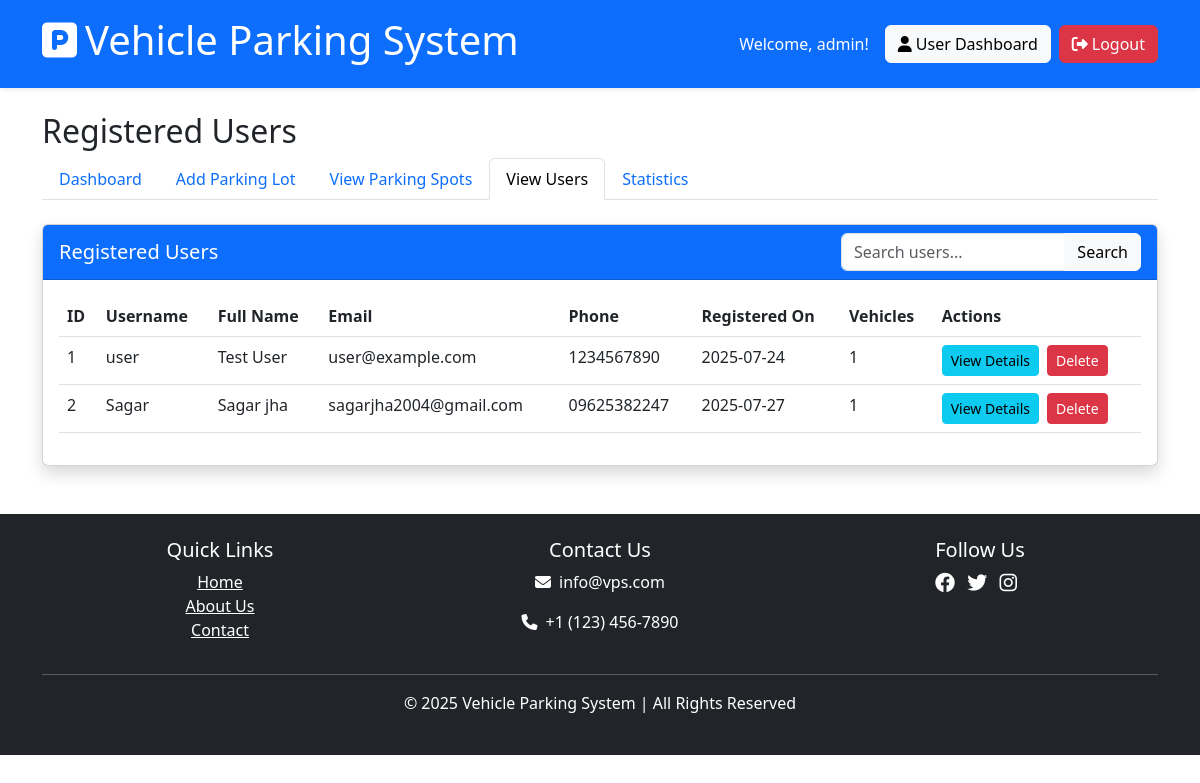
/admin/view_user (signed in), run on an earlier commit of the app's database.
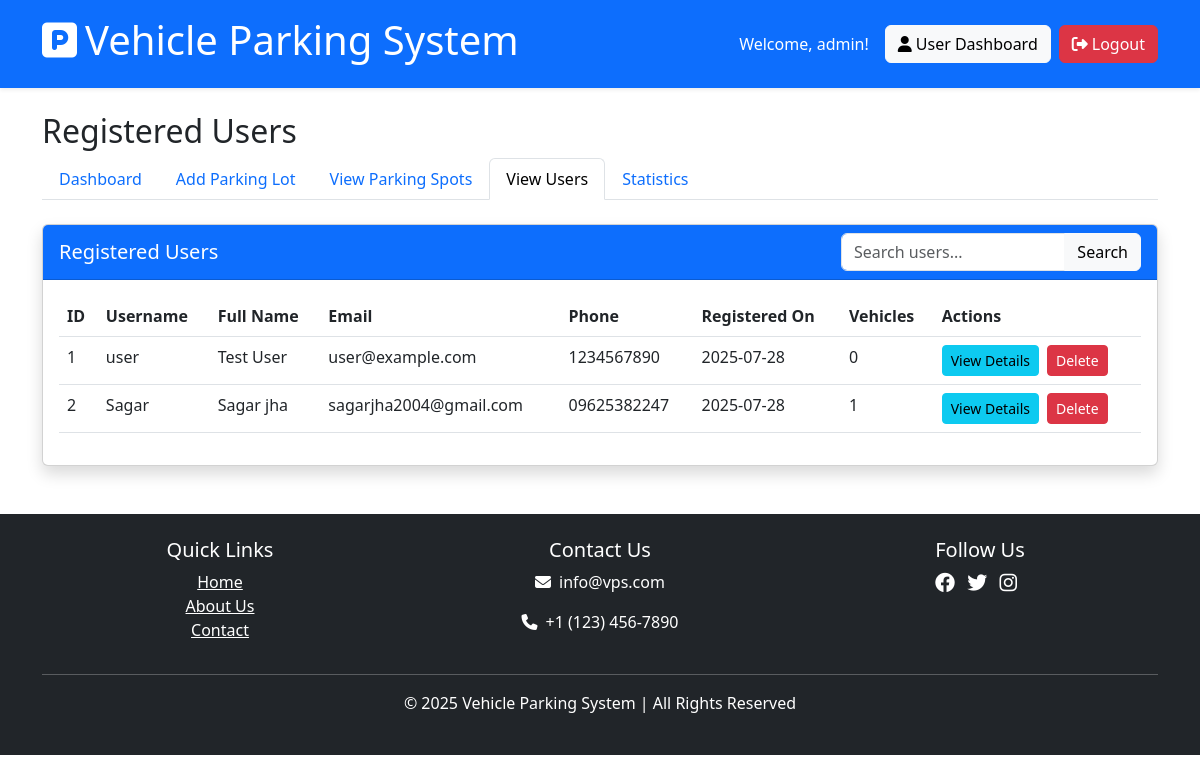
And on a later commit of the database.
### models/admin.py (models this page shows, shortened)
class Admin(db.Model, UserMixin):
    id = db.Column(db.Integer, primary_key=True)
    username = db.Column(db.String(100), unique=True, nullable=False)
    password_hash = db.Column(db.String(200), nullable=False)
    @property
    def password(self):
        raise AttributeError('password is not a readable attribute')

### models/user.py (models this page shows, shortened)
class User(db.Model, UserMixin):
    id = db.Column(db.Integer, primary_key=True)
    username = db.Column(db.String(100), unique=True, nullable=False)
    email = db.Column(db.String(120), unique=True, nullable=False)
    password_hash = db.Column(db.String(200), nullable=False)
    first_name = db.Column(db.String(50))
    last_name = db.Column(db.String(50))
    phone = db.Column(db.String(20))
    registered_on = db.Column(db.DateTime, default=lambda: datetime.now(timezone.utc))
    bookings = db.relationship('Booking', backref='user', lazy=True, cascade="all, delete-orphan")
    vehicles = db.relationship('Vehicle', backref='owner', lazy=True, cascade="all, delete-orphan")
    @property
    def password(self):
        raise AttributeError('password is not a readable attribute')

### routes/admin_routes.py (the view)
@admin_bp.route('/view_user')
@login_required
@admin_required
def view_user():
    users = User.query.all()
    return render_template('admin/view_user.html', users=users)

### extensions.py (called while the page is built)
@login_manager.user_loader
def load_user(user_id):
    from models.admin import Admin
    from models.user import User
    admin = Admin.query.get(int(user_id))
    if admin:
        return admin
    return User.query.get(int(user_id))

### routes/admin_routes.py (called while the page is built, shortened)
def admin_required(f):
    @wraps(f)
    def decorated_function(*args, **kwargs):
        if not current_user.is_authenticated:
            flash('Please login to access this page.', 'warning')
            return redirect(url_for('admin.login'))
        return f(*args, **kwargs)
    return decorated_function

### templates/admin/view_user.html (shortened to what this page needs)
{% extends 'shared/base.html' %}
{% block content %}
<div class="row mb-4">
    <div class="col-12">
        <h2>Registered Users</h2>
        <nav>
            <div class="nav nav-tabs" id="nav-tab" role="tablist">
                <a class="nav-link" href="{{ url_for('admin.dashboard') }}">Dashboard</a>
                <a class="nav-link" href="{{ url_for('admin.add_parking_lot') }}">Add Parking Lot</a>
                <a class="nav-link" href="{{ url_for('admin.view_parking_spots') }}">View Parking Spots</a>
                <a class="nav-link active" href="{{ url_for('admin.view_user') }}">View Users</a>
                <a class="nav-link" href="{{ url_for('admin.statistics') }}">Statistics</a>
            </div>
        </nav>
    </div>
</div>
<div class="row">
    <div class="col-12">
        <div class="card shadow">
            <div class="card-header bg-primary text-white d-flex justify-content-between align-items-center">
                <h5 class="card-title mb-0">Registered Users</h5>
                <div class="input-group" style="width: 300px;">
                    <input type="text" id="userSearchInput" class="form-control" placeholder="Search users...">
                    <button class="btn btn-light" type="button" id="searchButton">
                         Search
                    </button>
                </div>
            </div>
            <div class="card-body">
                {% if users %}
                <div class="table-responsive">
                    <table class="table table-hover" id="usersTable">
                        <thead>
                            <tr>
                                <th>ID</th>
                                <th>Username</th>
                                <th>Full Name</th>
                                <th>Email</th>
                                <th>Phone</th>
                                <th>Registered On</th>
                                <th>Vehicles</th>
                                <th>Actions</th>
                            </tr>
                        </thead>
                        <tbody>
                            {% for user in users %}
                            <tr>
                                <td>{{ user.id }}</td>
                                <td>{{ user.username }}</td>
                                <td>{{ user.first_name }} {{ user.last_name }}</td>
                                <td>{{ user.email }}</td>
                                <td>{{ user.phone or 'N/A' }}</td>
                                <td>{{ user.registered_on.strftime('%Y-%m-%d') }}</td>
                                <td>{{ user.vehicles|length }}</td>
                                <td>
                                    <div class="d-flex">
                                        <button type="button" class="btn btn-sm btn-info view-user-btn me-2"
                                                data-bs-toggle="modal" data-bs-target="#viewUserModal"
                                                data-user-id="{{ user.id }}">
                                            View Details
                                        </button>
                                        <form method="POST" action="{{ url_for('admin.delete_user', user_id=user.id) }}"
                                              onsubmit="return confirm('Are you sure you want to delete this user?');">
                                            <button type="submit" class="btn btn-sm btn-danger">Delete</button>
                                        </form>
                                    </div>
                                </td>
                            </tr>
                            {% endfor %}
                        </tbody>
                    </table>
                </div>
                {% else %}
                <div class="alert alert-info">
                    <p>No registered users found.</p>
                </div>
                {% endif %}
            </div>
        </div>
    </div>
</div>
{% endblock %}

### templates/shared/base.html (shortened to what this page needs)
<!DOCTYPE html>
<html lang="en">
<head>
    <link rel="stylesheet" href="{{ url_for('static', filename='css/style.css') }}">
    <link href="https://cdn.jsdelivr.net/npm/bootstrap@5.3.0/dist/css/bootstrap.min.css" rel="stylesheet">
    <link rel="stylesheet" href="https://cdnjs.cloudflare.com/ajax/libs/font-awesome/6.4.0/css/all.min.css">
</head>
<body>
    <header class="bg-primary text-white p-3 shadow-sm">
        <div class="container">
            <div class="d-flex justify-content-between align-items-center">
                <a href="{{ url_for('main.index') }}" class="text-white text-decoration-none">
                    <h1><i class="fas fa-parking me-2"></i>Vehicle Parking System</h1>
                </a>
                <nav class="navbar-nav d-flex flex-row">
                    {% if current_user.is_authenticated %}
                        <div class="d-flex align-items-center">
                            <span class="me-3">Welcome, {{ current_user.username }}!</span>
                            {% if current_user.is_admin %}
                                <a href="{{ url_for('admin.dashboard') }}" class="btn btn-light me-2">
                                    <i class="fas fa-tachometer-alt me-1"></i>Admin Dashboard
                                </a>
                            {% else %}
                                <a href="{{ url_for('user.dashboard') }}" class="btn btn-light me-2">
                                    <i class="fas fa-user me-1"></i>User Dashboard
                                </a>
                            {% endif %}
                            <a href="{{ url_for('auth.logout') }}" class="btn btn-danger">
                                <i class="fas fa-sign-out-alt me-1"></i>Logout
                            </a>
                        </div>
                    {% endif %}
                </nav>
            </div>
        </div>
    </header>
    <div class="container mt-4">
        {% block content %}{% endblock %}
    </div>
    <footer class="mt-5 p-4 bg-dark text-white text-center">
        <div class="container">
            <div class="row">
                <div class="col-md-4">
                    <h5>Quick Links</h5>
                    <ul class="list-unstyled">
                        <li><a href="{{ url_for('main.index') }}" class="text-white">Home</a></li>
                        <li><a href="{{ url_for('main.about') }}" class="text-white">About Us</a></li>
                        <li><a href="{{ url_for('main.contact') }}" class="text-white">Contact</a></li>
                    </ul>
                </div>
                <div class="col-md-4">
                    <h5>Contact Us</h5>
                    <p><i class="fas fa-envelope me-2"></i>info@vps.com</p>
                    <p><i class="fas fa-phone me-2"></i>+1 (123) 456-7890</p>
                </div>
                <div class="col-md-4">
                    <h5>Follow Us</h5>
                    <div class="social-icons">
                        <a href="#" class="text-white me-2"><i class="fab fa-facebook fa-lg"></i></a>
                        <a href="#" class="text-white me-2"><i class="fab fa-twitter fa-lg"></i></a>
                        <a href="#" class="text-white me-2"><i class="fab fa-instagram fa-lg"></i></a>
                    </div>
                </div>
            </div>
            <hr class="my-3">
            <p>&copy; 2025 Vehicle Parking System | All Rights Reserved</p>
        </div>
    </footer>
</body>
</html>

What changed in the data, as far as the page shows it:
changed User "user": registered_on "2025-07-24" → "2025-07-28"; vehicles|length "1" → "0"
changed User "Sagar": registered_on "2025-07-27" → "2025-07-28"
